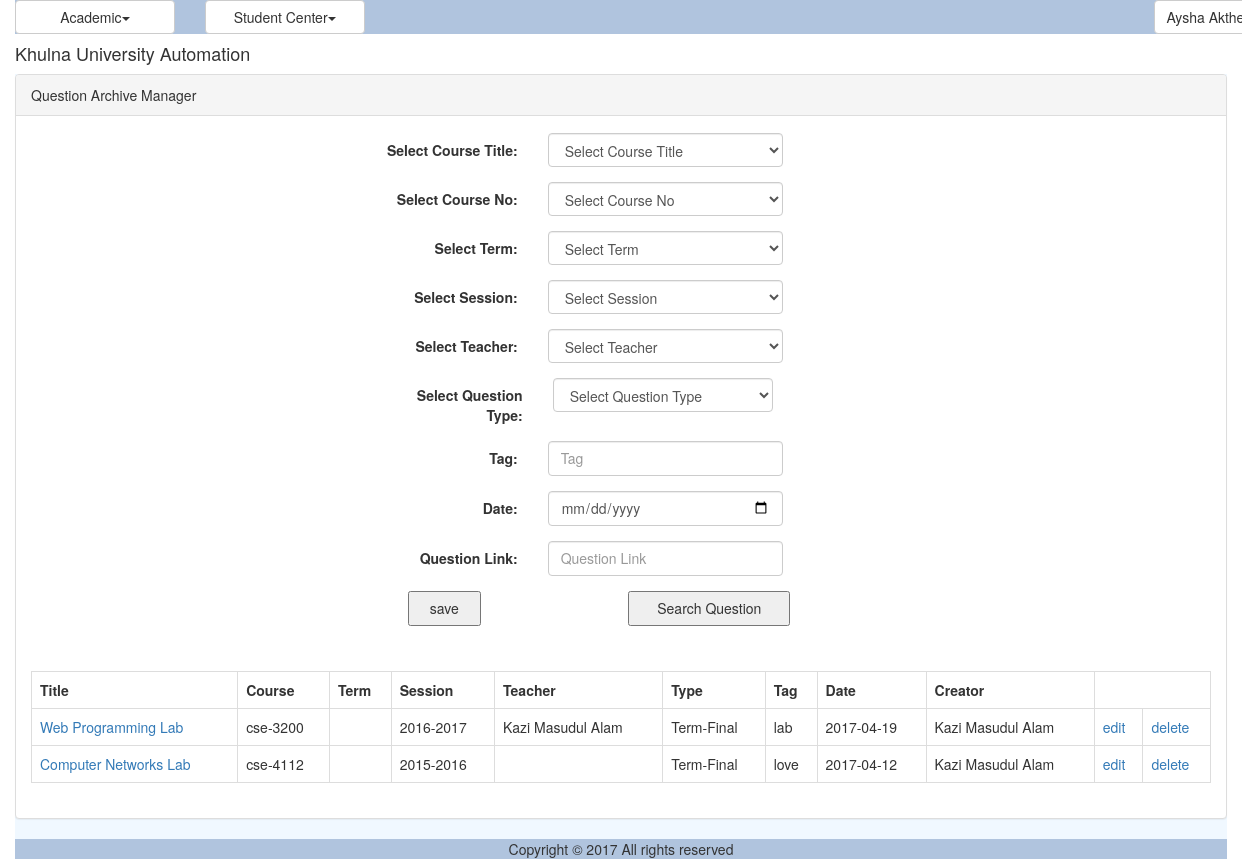
The page /question.php (signed in) on the database its author committed.
### tables this page shows
CREATE TABLE `qms_question_archive` (
  `ID` varchar(40) NOT NULL,
  `Title` varchar(50) NOT NULL,
  `CourseID` varchar(40) NOT NULL,
  `TermID` varchar(40) NOT NULL,
  `SessionID` varchar(40) NOT NULL,
  `TeacherID` varchar(40) NOT NULL,
  `Type` varchar(20) NOT NULL,
  `Tag` varchar(200) NOT NULL,
  `QuestionDate` date NOT NULL,
  `Link` varchar(300) NOT NULL,
  `CreatorID` varchar(40) NOT NULL
);

CREATE TABLE `reg_course` (
  `ID` varchar(40) NOT NULL,
  `CourseNo` varchar(40) NOT NULL,
  `Title` varchar(100) NOT NULL,
  `Credit` double NOT NULL,
  `CourseTypeID` varchar(40) NOT NULL,
  `DisciplineID` varchar(40) NOT NULL,
  `IsDeleted` tinyint(1) NOT NULL
);

CREATE TABLE `reg_registration_session` (
  `ID` varchar(40) NOT NULL,
  `Name` varchar(30) NOT NULL
);

CREATE TABLE `ums_user` (
  `ID` varchar(40) NOT NULL,
  `UniversityID` varchar(20) NOT NULL,
  `Email` varchar(50) NOT NULL,
  `Password` varchar(255) NOT NULL,
  `FirstName` varchar(50) NOT NULL,
  `LastName` varchar(50) NOT NULL,
  `Status` varchar(20) DEFAULT NULL,
  `IsLogged` varchar(10) DEFAULT NULL,
  `IsArchived` varchar(10) DEFAULT NULL,
  `IsDeleted` varchar(10) DEFAULT NULL
);

### util/class.util.inc (called while the page is built, shortened)
<?php
class ConfigUtil implements I_DBConfig, I_LogConfig, I_LanguageConfig{
	public static $s_instance;
	private $_host;
	private $_username;
	private $_password;
	private $_database;
	public static function getInstance() {
		if(!self::$s_instance) {
			self::$s_instance = new self();
		}
		return self::$s_instance;
	}
	private function readConfig(){
		$this->_ini_array = parse_ini_file(CONFIG.'system.ini');
		$this->_host =	$this->_ini_array['db_host'];
		$this->_username = $this->_ini_array['db_username'];
		$this->_password = $this->_ini_array['db_password'];
		$this->_database = $this->_ini_array['db_database'];
	}
	public function getDBHost(){
		return $this->_host;
	}
	public function getDBUserName(){
		return $this->_username;
	}
	public function getDBPassword(){
		return $this->_password;
	}
	public function getDBName(){
		return $this->_database;
	}
}
class DBUtil implements I_DBUtil {
	private static $s_instance;
	private $_host;
	private $_username;
	private $_password;
	private $_database;
	protected $_connection;
	protected $_result;
	public static function getInstance() {
		if(!self::$s_instance) {
			self::$s_instance = new self();
		}
		return self::$s_instance;
	}
	private function readDBConfig(){
		$_config = ConfigUtil::getInstance();
		$this->_host = $_config->getDBHost();
		$this->_username = $_config->getDBUserName();
		$this->_password = $_config->getDBPassword();
		$this->_database = $_config->getDBName();
	}
	private function setConnection(){
		$this->_connection = new mysqli($this->_host, $this->_username,
			$this->_password, $this->_database);
	}
	public function doQuery($sql) {
		$this->_result = $this->_connection->query($sql) or die(mysqli_error($this->_connection));
		return $this->_result;
	}
	public function getNumRows() {
		$this->_numRows = mysqli_num_rows($this->_result);
		return $this->_numRows;
	}
	public function getAllRows() {
		$rows = array();
		for($x = 0; $x < $this->getNumRows(); $x++) {
			$rows[] = mysqli_fetch_assoc($this->_result);
		}
		return $rows;
	}
	public function getTopRow() {
		return $this->_result->fetch_array();
	}
}
class LogUtil{
	private static $s_instance;
	public static function getInstance(){
		if(!self::$s_instance) {
			self::$s_instance = new self();
		}
		return self::$s_instance;
	}
}
class LangUtil{
	private static $s_instance;
	public static function getInstance() {
		if(!self::$s_instance) {
			self::$s_instance = new self();
		}
		return self::$s_instance;
	}
}
?>

### modules/question/ui/blade/view.question.blade.inc (called while the page is built, shortened)
<?php
include_once UTILITY.'class.util.inc';
include_once MODULES_QUESTION.'bao/class.questionbao.inc';
$_QuestionBAO = new QuestionBAO();
?>

### modules/question/bao/class.questionbao.inc (called while the page is built, shortened)
<?php
include_once UTILITY.'class.util.inc';
include_once MODULES_QUESTION.'dao/class.questiondao.inc';
Class QuestionBAO{
	private $_QuestionDAO;
	public function __construct(){
		$this->_QuestionDAO = new QuestionDAO();
	}
	public function getAllQuestions(){
		$Result = $this->_QuestionDAO->getAllQuestions();
		return $Result;
	}
	public function getTeacherFromID($ID){
		$Result = $this->_QuestionDAO->getTeacherFromID($ID);
		return $Result;
	}
	public function getSessionFromID($ID){
		$Result = $this->_QuestionDAO->getSessionFromID($ID);
		return $Result;
	}
	public function getCourseFromID($ID){
		$Result = $this->_QuestionDAO->getCourseFromID($ID);
		return $Result;
	}
	public function getTitleFromID($ID){
		$Result = $this->_QuestionDAO->getTitleFromID($ID);
		return $Result;
	}
}
?>

### modules/question/dao/class.questiondao.inc (called while the page is built, shortened)
<?php
include_once COMMON.'class.common.inc';
include_once COMMON.'class.common.question.inc';
include_once UTILITY.'class.util.inc';
Class QuestionDAO{
	private $_DB;
	public function __construct(){
		$this->_DB = DBUtil::getInstance();
	}
	public function getAllTerms(){
		$TermList = array();
		$this->_DB->doQuery("SELECT * FROM reg_term");
		$rows = $this->_DB->getAllRows();
		for($i = 0; $i < sizeof($rows); $i++) {
			$row = $rows[$i];
			$this->_Term = new Term();
		    $this->_Term->setID ( $row['ID']);
		    $this->_Term->setName( $row['Name'] );
		    $TermList[]=$this->_Term;
		}
		$Result = new Result();
		$Result->setIsSuccess(1);
		$Result->setResultObject($TermList);
		return $Result;
	}
	public function getAllUser(){
		$UserList = array();
		$this->_DB->doQuery("SELECT * FROM ums_user");
		$rows = $this->_DB->getAllRows();
		for($i = 0; $i < sizeof($rows); $i++) {
			$row = $rows[$i];
			$this->_User = new User();
		    $this->_User->setID ( $row['ID']);
		    $this->_User->setFirstName( $row['FirstName']." ".$row['LastName'] );
		    $UserList[]=$this->_User;
		}
		$Result = new Result();
		$Result->setIsSuccess(1);
		$Result->setResultObject($UserList);
		return $Result;
	}
	public function getAllSession(){
		$SessionList = array();
		$this->_DB->doQuery("SELECT * FROM reg_registration_session");
		$rows = $this->_DB->getAllRows();
		for($i = 0; $i < sizeof($rows); $i++) {
			$row = $rows[$i];
			$this->_Session = new Session();
		    $this->_Session->setID ( $row['ID']);
		    $this->_Session->setName( $row['Name'] );
		    $SessionList[]=$this->_Session;
		}
		$Result = new Result();
		$Result->setIsSuccess(1);
		$Result->setResultObject($SessionList);
		return $Result;
	}
	public function getAllCourse(){
		$CourseList = array();
		$this->_DB->doQuery("SELECT * FROM reg_course");
		$rows = $this->_DB->getAllRows();
		for($i = 0; $i < sizeof($rows); $i++) {
			$row = $rows[$i];
			$this->_Course = new Course();
		    $this->_Course->setID ( $row['ID']);
		    $this->_Course->setCourseNo( $row['CourseNo'] );
		    $this->_Course->setTitle( $row['Title'] );
		    $CourseList[]=$this->_Course;
		}
		$Result = new Result();
		$Result->setIsSuccess(1);
		$Result->setResultObject($CourseList);
		return $Result;
	}
	public function getAllQuestions(){
		$QuestionList = array();
		$this->_DB->doQuery("SELECT * FROM qms_question_archive");
		$rows = $this->_DB->getAllRows();
		for($i = 0; $i < sizeof($rows); $i++) {
			$row = $rows[$i];
			$this->_Question = new Question();
		    $this->_Question->setID ( $row['ID']);
		    $this->_Question->setTitle( $row['Title'] );
		    $this->_Question->setCourse( $row['CourseID'] );
		    $this->_Question->setTerm( $row['TermID'] );
		    $this->_Question->setSession( $row['SessionID'] );
		    $this->_Question->setTeacher( $row['TeacherID'] );
		    $this->_Question->setType( $row['Type'] );
		    $this->_Question->setTag( $row['Tag'] );
		    $this->_Question->setQuestionDate( $row['QuestionDate'] );
		    $this->_Question->setLink( $row['Link'] );
		    $this->_Question->setCreator($row['CreatorID']);
		    $QuestionList[]=$this->_Question;
		}
		$Result = new Result();
		$Result->setIsSuccess(1);
		$Result->setResultObject($QuestionList);
		return $Result;
	}
	public function getTeacherFromID($ID){
		$SQL = "SELECT * FROM ums_user WHERE ID = '$ID'";
		$this->_DB->doQuery($SQL);
		$row = $this->_DB->getTopRow();
		return $row['FirstName']." ".$row['LastName'];
	}
	public function getTermFromID($ID){
		$SQL = "SELECT Name FROM reg_term WHERE ID = '$ID'";
		$this->_DB->doQuery($SQL);
		$row = $this->_DB->getTopRow();
		return $row['Name'];
	}
	public function getSessionFromID($ID){
		$SQL = "SELECT Name FROM reg_registration_session WHERE ID = '$ID'";
		$this->_DB->doQuery($SQL);
		$row = $this->_DB->getTopRow();
		return $row['Name'];
	}
	public function getTitleFromID($ID){
		$SQL = "SELECT Title FROM reg_course WHERE ID = '$ID'";
		$this->_DB->doQuery($SQL);
		$row = $this->_DB->getTopRow();
		return $row['Title'];
	}
	public function getCourseFromID($ID){
		$SQL = "SELECT CourseNo FROM reg_course WHERE ID = '$ID'";
		$this->_DB->doQuery($SQL);
		$row = $this->_DB->getTopRow();
		return $row['CourseNo'];
	}
}
?>

### common/class.common.inc (called while the page is built, shortened)
<?php
class Result{
    private $_IsSuccess=0;
    private $_ResultObject;
    public function setIsSuccess($IsSuccess){
        $this->_IsSuccess = $IsSuccess;
    }
    public function getIsSuccess(){
        return $this->_IsSuccess;
    }
    public function setResultObject($ResultObject){
        $this->_ResultObject = $ResultObject;
    }
    public function getResultObject(){
        return $this->_ResultObject;
    }
}
?>

### common/class.common.question.inc (called while the page is built, shortened)
<?php
class Question {
    private $_ID;
    private $_Title;
    private $_Course;
    private $_Session;
    private $_Teacher;
    private $_Type;
    private $_Tag;
    private $_Link;
    private $_QuestionDate;
    private $_Creator;
    public function setCreator($creator){
        $this->_Creator = $creator;
    }
    public function getCreator(){
        return $this->_Creator;
    }
    public function setID($ID){
        $this->_ID = $ID;
    }
    public function getID(){
        return $this->_ID;
    }
    public function setTitle($Title){
        $this->_Title = $Title;
    }
    public function getTitle(){
        return $this->_Title;
    }
    public function setCourse($Course){
        $this->_Course = $Course;
    }
    public function getCourse(){
        return $this->_Course;
    }
    public function setSession($Session){
        $this->_Session = $Session;
    }
    public function getSession(){
        return $this->_Session;
    }
    public function setTeacher($Teacher){
        $this->_Teacher = $Teacher;
    }
    public function getTeacher(){
        return $this->_Teacher;
    }
    public function setType($Type){
        $this->_Type = $Type;
    }
    public function getType(){
        return $this->_Type;
    }
    public function setTag($Tag){
        $this->_Tag = $Tag;
    }
    public function getTag(){
        return $this->_Tag;
    }
    public function setLink($Link){
        $this->_Link = $Link;
    }
    public function getLink(){
        return $this->_Link;
    }
    public function setQuestionDate($Date){
        $this->_QuestionDate = $Date;
    }
    public function getQuestionDate(){
        return $this->_QuestionDate;
    }
}
?>

### modules/question/ui/view.question.inc (the view, shortened to what this page needs)
<?php
include_once 'blade/view.question.blade.inc';
include_once COMMON.'class.common.inc';
include_once COMMON.'class.common.question.inc';
?>
<div class="panel panel-default">
    <div class="panel-heading">Question Archive Manager</div>
    <div class="panel-body">
	<div id="form" >
		<form method="post" class="form-horizontal">
			<div class="form-group">
              	<label class="control-label col-sm-4" for="title">Select Course Title:</label>
              	<div class="col-sm-6">
				<select name="title" class="form-control">
					<option selected disabled>Select Course Title</option>
				</select>
				</div>
			</div>
			<div class="form-group">
              	<label class="control-label col-sm-4" for="course">Select Course No:</label>
              	<div class="col-sm-6">
					<select name="course" class="form-control">
					<option selected disabled>Select Course No</option>
				</select>
				</div>
			</div>
			<div class="form-group">
              	<label class="control-label col-sm-4" for="term">Select Term:</label>
              	<div class="col-sm-6">
					<select name="term" class="form-control">
					<option selected disabled>Select Term</option>
				</select>
				</div>
			</div>
			<div class="form-group">
              	<label class="control-label col-sm-4" for="selectSession">Select Session:</label>
              	<div class="col-sm-6">
					<select name="session" class="form-control">
					<option selected disabled>Select Session</option>
				</select>
				</div>
			</div>
			<div class="form-group">
              	<label class="control-label col-sm-4" for="teacher">Select Teacher:</label>
              	<div class="col-sm-6">
					<select name="teacher" class="form-control">
					<option selected disabled>Select Teacher</option>
				</select>
				</div>
			</div>
			<div>
              	<label class="control-label col-sm-4" for="selectQuestionType">Select Question Type:</label>
              	<div class="col-sm-6">
					<select name="type" class="form-control" required>
					<option selected disabled>Select Question Type</option>
				</select>
				</div>
			</div>
			<div class="form-group">
              	<div class="col-sm-10">
				</div>
			</div>
			<div class="form-group">
              	<label class="control-label col-sm-4" for="tag">Tag:</label>
              	<div class="col-sm-6">
              		<input type="text" name="tag" class="form-control" placeholder="Tag" value="<?php
						if(isset($_GET['edit'])) echo $getROW->getTag();  ?>" >
				</div>
			</div>
			<div class="form-group">
              	<label class="control-label col-sm-4" for="question_date">Date:</label>
              	<div class="col-sm-6">
				<input type="date" name="question_date" class="form-control" placeholder="Date" value="<?php
					if(isset($_GET['edit'])) echo $getROW->getQuestionDate(); ?>" >
				</div>
			</div>
			<div class="form-group">
              	<label class="control-label col-sm-4" for="link">Question Link:</label>
              	<div class="col-sm-6">
              	<input type="text" name="link" class="form-control" placeholder="Question Link" value="<?php
					if(isset($_GET['edit'])) echo $getROW->getLink(); ?>" >
				</div>
			</div>
	        <div class="form-group">
              <div class="col-sm-4">
						<?php
						if(isset($_GET['edit']))
						{
							?>
							<button type="submit" name="update" >update</button>
							<?php
						}
						else
						{
							?>
							<button type="submit" name="save" >save</button>
							<?php
						}
						?>
				</div>
	          	<div class="col-sm-8">
					<button type="submit" name="search">Search Question</button>
				</div>
			</div>
		</form>
	</div>
	</div>
	<div class="panel-body">
	<table class="table table-bordered">
	<?php
	$Result = $_QuestionBAO->getAllQuestions();
	if($Result->getIsSuccess()){
		$QuestionList = $Result->getResultObject();
	?>
		<tr>
			<th>Title </th>
			<th>Course </th>
			<th>Term </th>
			<th>Session </th>
			<th>Teacher </th>
			<th>Type</th>
			<th>Tag</th>
			<th>Date</th>
			<th>Creator</th>
		</tr>
		<?php
		for($i = 0; $i < sizeof($QuestionList); $i++) {
			$Question = $QuestionList[$i];
			?>
		    <tr>
			    <td><a href="<?php echo $Question->getLink(); ?>" target="_blank"> <?php echo $_QuestionBAO->getTitleFromID( $Question->getTitle());?> </a></td>
			    <td><?php echo $_QuestionBAO->getCourseFromID($Question->getCourse());?></td>
			    <td><?php echo $_QuestionBAO->getTermFromID($Question->getTerm()); ?></td>
			    <td><?php echo $_QuestionBAO->getSessionFromID($Question->getSession()); ?></td>
			    <td><?php echo $_QuestionBAO->getTeacherFromID($Question->getTeacher()); ?></td>
			    <td><?php echo $Question->getType(); ?></td>
			    <td><?php echo $Question->getTag(); ?></td>
			    <td><?php echo $Question->getQuestionDate(); ?></td>
			    <td><?php echo $_QuestionBAO->getTeacherFromID($Question->getCreator()); ?></td>
			    <td><a href="?edit=<?php echo $Question->getID(); ?>" onclick="return confirm('sure to edit !'); " >edit</a></td>
			    <td><a href="?del=<?php echo $Question->getID(); ?>" onclick="return confirm('sure to delete !'); " >delete</a></td>
		    </tr>
	    <?php
		}
	}
	else{
		echo $Result->getResultObject();
	}
	?>
	</table>
	</div>
</div>

### rows shown on the page
qms_question_archive: Title.Title "Web Programming Lab", CourseID.CourseNo "cse-3200", SessionID.Name "2016-2017", TeacherID.LastName "Kazi Masudul Alam", Type "Term-Final", Tag "lab", QuestionDate "2017-04-19", CreatorID.LastName "Kazi Masudul Alam"
qms_question_archive: Title.Title "Computer Networks Lab", CourseID.CourseNo "cse-4112", SessionID.Name "2015-2016", Type "Term-Final", Tag "love", QuestionDate "2017-04-12", CreatorID.LastName "Kazi Masudul Alam"

### other values the page prints
$globalMenu[$i]->getTitle() "Academic Student Center"
$CurrentUser->getFullName() "Aysha…"
